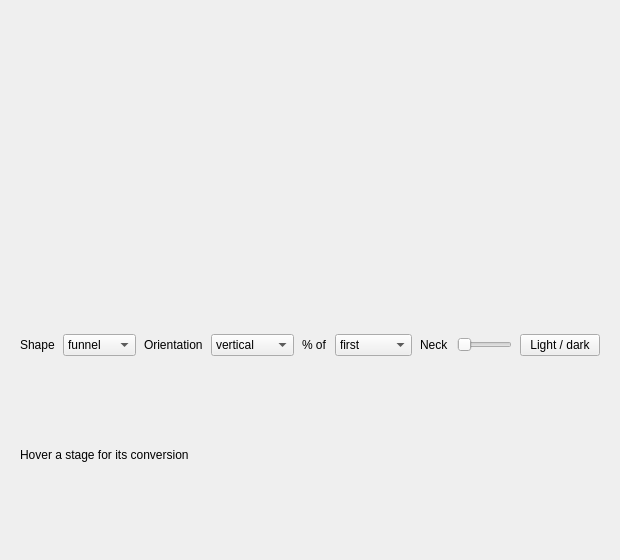
<?xml version='1.0' encoding='utf-8'?>
<ui version="4.0">
 <class>MainWindow</class>
 <widget class="QMainWindow" name="MainWindow">
  <property name="geometry">
   <rect>
    <x>0</x>
    <y>0</y>
    <width>620</width>
    <height>560</height>
   </rect>
  </property>
  <property name="windowTitle">
   <string>QCustomFunnelChart</string>
  </property>
  <widget class="QWidget" name="centralwidget">
   <layout class="QVBoxLayout" name="mainLayout">
    <property name="spacing">
     <number>14</number>
    </property>
    <property name="leftMargin">
     <number>20</number>
    </property>
    <property name="topMargin">
     <number>20</number>
    </property>
    <property name="rightMargin">
     <number>20</number>
    </property>
    <property name="bottomMargin">
     <number>20</number>
    </property>
    <item>
     <widget class="QCustomFunnelChart" name="funnelChart">
      <property name="minimumSize">
       <size>
        <width>0</width>
        <height>300</height>
       </size>
      </property>
      <property name="showPercent" stdset="0">
       <bool>true</bool>
      </property>
     </widget>
    </item>
    <item>
     <layout class="QHBoxLayout" name="controlsRow" stretch="0,0,0,0,0,0,0,1,0">
      <property name="spacing">
       <number>8</number>
      </property>
      <item>
       <widget class="QLabel" name="shapeCaption">
        <property name="text">
         <string>Shape</string>
        </property>
       </widget>
      </item>
      <item>
       <widget class="QComboBox" name="shapeCombo">
        <item>
         <property name="text">
          <string>funnel</string>
         </property>
        </item>
        <item>
         <property name="text">
          <string>pyramid</string>
         </property>
        </item>
       </widget>
      </item>
      <item>
       <widget class="QLabel" name="orientCaption">
        <property name="text">
         <string>Orientation</string>
        </property>
       </widget>
      </item>
      <item>
       <widget class="QComboBox" name="orientCombo">
        <item>
         <property name="text">
          <string>vertical</string>
         </property>
        </item>
        <item>
         <property name="text">
          <string>horizontal</string>
         </property>
        </item>
       </widget>
      </item>
      <item>
       <widget class="QLabel" name="basisCaption">
        <property name="text">
         <string>% of</string>
        </property>
       </widget>
      </item>
      <item>
       <widget class="QComboBox" name="basisCombo">
        <item>
         <property name="text">
          <string>first</string>
         </property>
        </item>
        <item>
         <property name="text">
          <string>previous</string>
         </property>
        </item>
       </widget>
      </item>
      <item>
       <widget class="QLabel" name="neckCaption">
        <property name="text">
         <string>Neck</string>
        </property>
       </widget>
      </item>
      <item>
       <widget class="QSlider" name="neckSlider">
        <property name="maximum">
         <number>80</number>
        </property>
        <property name="orientation">
         <enum>Qt::Horizontal</enum>
        </property>
       </widget>
      </item>
      <item>
       <widget class="QPushButton" name="themeBtn">
        <property name="text">
         <string>Light / dark</string>
        </property>
       </widget>
      </item>
     </layout>
    </item>
    <item>
     <widget class="QLabel" name="statusLabel">
      <property name="text">
       <string>Hover a stage for its conversion</string>
      </property>
     </widget>
    </item>
   </layout>
  </widget>
 </widget>
 <customwidgets>
  <customwidget>
   <class>QCustomFunnelChart</class>
   <extends>QWidget</extends>
   <header location="global">Custom_Widgets.QCustomFunnelChart.h</header>
  </customwidget>
 <customwidget><class>QPushButton</class><extends>QPushButton</extends><header location="global">Custom_Widgets.Theme.h</header><container>1</container></customwidget><customwidget><class>QLabel</class><extends>QLabel</extends><header location="global">Custom_Widgets.Theme.h</header><container>1</container></customwidget></customwidgets>
 <connections />
</ui>
